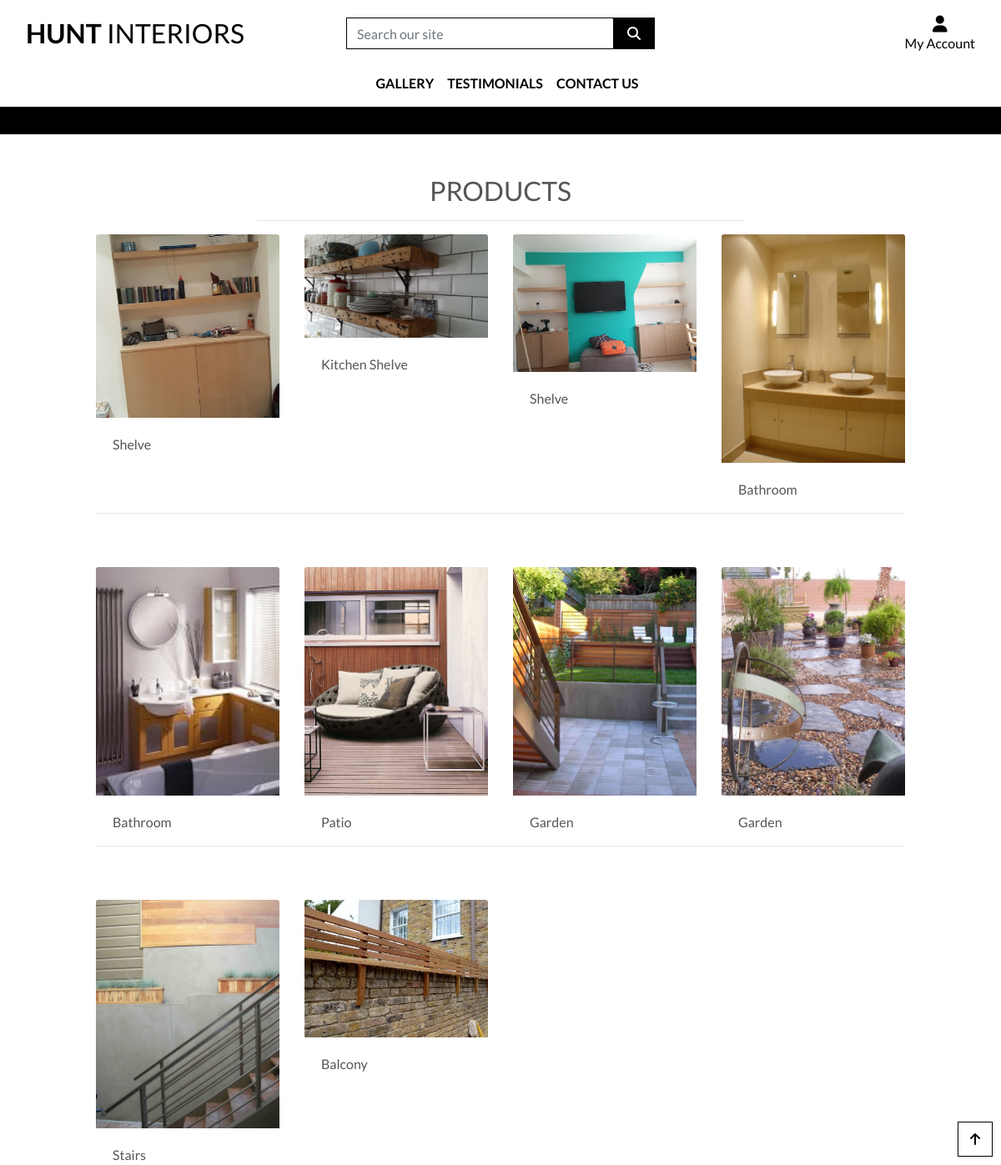
Screenshot of /products/ with the database file from the repository.
### products/models.py (models this page shows, shortened)
class Product(models.Model):
    category = models.CharField(
        choices=DESIGN_CHOICES, max_length=9, default=None
        )
    name = models.CharField(max_length=254)
    description = models.TextField()
    image = models.ImageField()

### products/views.py (the view, shortened to what this page needs)
# urls.py: path('', views.all_products, name='products'),
def all_products(request):
    products = Product.objects.all()
    query = None
    categories = None
    context = {
        'products': products,
        'search_term': query,
        'categories': categories,
    }
    return render(request, 'products/products.html', context)

### products/templates/products/products.html (shortened to what this page needs)
<!DOCTYPE html>
{% extends "base.html" %}
{% load static %}
{% block page_header %}
    <div class="container header-container">
    </div>
{% endblock %}
{% block content %}
    <div class="overlay"></div>
    <div class="container-fluid">
        <div class="row">
            <div class="col text-center mt-3">
                <h2 class="logo-font">Products</h2>
                <hr class="w-50 mb-1">
            </div>
        </div>
        <div class="row">
            <div class="product-container col-10 offset-1">
                <div class="row">
                    {% for product in products %}
                        <div class="col-sm-6 col-md-6 col-lg-4 col-xl-3">
                            <div class="card h-100 border-0">
                                <a href="{% url 'image_detail' product.id %}">
                                    <img class="card-img-top img-fluid" src="{{ product.image.url }}" alt="{{ product.name }}">
                                </a>
                                <div class="card-body pb-0">
                                    <p class="mb-0">{{ product.name }}</p>
                                </div>
                            </div>
                        </div>
                        {% if forloop.counter|divisibleby:4 %}
                            <div class="col-12 d-none d-xl-block mb-5">
                                <hr>
                            </div>
                        {% endif %}
                    {% endfor %}
                </div>
            </div>
        </div>
    </div>
    <div class="btt-button shadow-sm rounded-0 border border-black">
        <a class="btt-link d-flex h-100">
            <i class="fas fa-arrow-up text-black mx-auto my-auto"></i>
        </a>
    </div>
{% endblock %}

### templates/base.html (shortened to what this page needs)
<!doctype html>
{% load static %}
<html lang="en">
  <head>
    {% block corecss %}
        <link rel="stylesheet" href="https://stackpath.bootstrapcdn.com/bootstrap/4.5.2/css/bootstrap.min.css">    {% endblock %}
        <link rel="stylesheet" href="{% static 'css/base.css' %}">
    {% block extra_css %}
        <link rel="stylesheet" href="https://unpkg.com/swiper/swiper-bundle.css">
        <link rel="stylesheet" href="https://unpkg.com/swiper/swiper-bundle.min.css">
    {% endblock %}
  </head>
  <body>
    <header class="container-fluid fixed-top">
        <div id="topnav" class="row bg-white pt-lg-2 d-none d-lg-flex">
            <div class="col-12 col-lg-4 my-auto py-1 py-lg-0 text-center text-lg-left">
                <a href="{% url 'home' %}" class="nav-link main-logo-link">
                    <h2 class="logo-font text-black my-0"><strong>Hunt</strong> Interiors</h2>
                </a>
            </div>
            <div class="col-12 col-lg-4 my-auto py-1 py-lg-0">
                <form method="GET" action="{% url 'products' %}">
                    <div class="input-group w-100">
                        <input class="form-control border border-black rounded-0" type="text" name="q" placeholder="Search our site">
                        <div class="input-group-append">
                            <button class="form-control btn btn-black border border-black rounded-0" type="submit">
                                <span class="icon">
                                    <i class="fas fa-search"></i>
                                </span>
                            </button>
                        </div>
                    </div>
                </form>
            </div>
            <div class="col-12 col-lg-4 my-auto py-1 py-lg-0">
                <ul class="list-inline list-unstyled text-center text-lg-right my-0">
                    <li class="list-inline-item dropdown">
                        <a class="text-black nav-link" href="#" id="user-options" data-toggle="dropdown" aria-haspopup="true" aria-expanded="false">
                            <div class="text-center">
                                <div><i class="fas fa-user fa-lg"></i></div>
                                <p class="my-0">My Account</p>
                            </div>
                        </a>
                    </li>
                </ul>
            </div>
        </div>
        <div class="row bg-white">
            <nav class="navbar navbar-expand-lg navbar-light w-100">
                {% include 'includes/mobile-top-header.html' %}
                {% include 'includes/main-nav.html' %}
            </nav>
        </div>
        <div id="message-banner" class="row text-center">
            <div class="col bg-black text-white">
            </div>
        </div>
    </header>
    {% block page_header %}
    {% endblock %}
    {% block content %}
    {% endblock %}
  </body>
</html>

### templates/includes/mobile-top-header.html (shortened to what this page needs)
<!DOCTYPE html>

### templates/includes/main-nav.html (shortened to what this page needs)
<!DOCTYPE html>
<div class="collapse navbar-collapse" id="main-nav">
    <ul class="navbar-nav w-auto mx-auto">
        <li class="nav-item dropdown">
            <a class="logo-font font-weight-bold nav-link text-black" href="#" id="gallery" data-toggle="dropdown" aria-haspopup="true" aria-expanded="false">
                Gallery
            </a>
        </li>
        <li class="nav-item">
            <a class="logo-font font-weight-bold nav-link text-black" href="{% url 'testament_list' %}" id="testimonials">
                Testimonials
            </a>
        </li>
        <li class="nav-item">
            <a class="logo-font font-weight-bold nav-link text-black" href="{% url 'contact' %}" id="contact-us">
                Contact Us
            </a>
        </li>
    </ul>
</div>

### static/css/base.css (style rules this page uses)
html { height: 100%; }
body { background-color: orange; background-size: cover; height: calc(100vh - 164px); color: #555; font-family: 'Lato'; }
.overlay { height: 100%; width: 100%; top: 0; left: 0; position: fixed; background: white; z-index: -1; }
.btt-button { height: 42px; width: 42px; position: fixed; bottom: 10px; right: 10px; }
.btt-link { cursor: pointer; }
.icon { align-items: center; display: inline-flex; justify-content: center; height: 1.5rem; width: 1.5rem; }
.logo-font { text-transform: uppercase; }
.main-logo-link { width: fit-content; }
.btn-black { background: black; color: white; }
.text-black { color: #000 !important; }
.border-black { border: 1px solid black !important; }
.bg-black { background: #000 !important; }
a { color:#00abff; text-decoration:none; }
h2 { font-weight:normal; margin:30px 0 0; }
input, textarea { clear:both; float:left; margin:0 0 10px; background:#ededed; border:0; padding:6px 10px; font-size:12px; }
@media (min-width: 1200px) { .container { max-width: 80%; } }
@media (min-width: 992px) { .header-container { padding-top: 164px; } }

### rows the page displays
Product: image (picture), name "Shelve"
Product: image (picture), name "Kitchen Shelve"
Product: image (picture), name "Shelve"
Product: image (picture), name "Bathroom"
Product: image (picture), name "Bathroom"
Product: image (picture), name "Patio"
Product: image (picture), name "Garden"
Product: image (picture), name "Garden"
Product: image (picture), name "Stairs"
Product: image (picture), name "Balcony"
